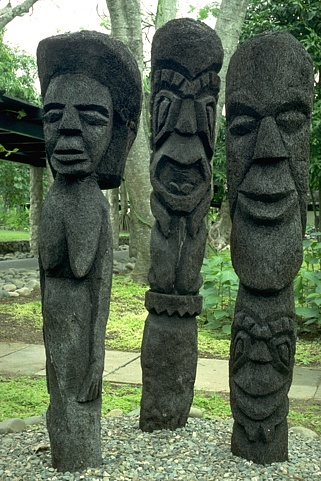
#> input picture test.jpg, 321 x 481 px
$ python TV-Smoothing.py test.jpg   (Python 2 division)
#> lines starting #> are read from the running program, lines starting #| are printed output that depends on the picture
#> further down, img is the input picture: shape (481, 321, 3); mean B, G, R 80.9, 102.6, 87.8
import numpy as np
from matplotlib import pyplot as plt
import cv2
import sys, getopt


def PimalDualSmoothMain(image):

    sigma = 0.5
    tow = 0.25
    alpha = 100000
    error_limit = 0.0025
    lamda = 1
    img = np.true_divide(np.double(image),255)
    p0,p1 = (np.zeros(img.shape) for i in range(2))
    evolve_mask = np.ones(img.shape)
    u = img
    error = 10

    while error > error_limit:
        LyU = np.roll(u,-1,axis=0) #Left translation w.r.t. the y-direction
        LxU = np.roll(u,-1,axis=1) #Left translation w.r.t. the x-direction

        grad_Ux = (LxU - u )
        grad_Uy = (LyU - u )

        p0 = p0 + (sigma*grad_Ux)
        p1 = p1 + (sigma*grad_Uy)

        p_abs = (p0**2 + p1**2)**(0.5)

        th = ((lamda*sigma*(sigma+2*alpha))/alpha)**(0.5)
        zero_cordinates = p_abs>th
        evolve_mask[zero_cordinates] = 0

        p0 = p0*evolve_mask
        p1 = p1*evolve_mask

        p0 = (p0*2*alpha)/(sigma + 2*alpha)
        p1 = (p1*2*alpha)/(sigma + 2*alpha)

        RxPx = np.roll(p0,1,axis=1)
        RyPy = np.roll(p1,1,axis=0)

        div_p = (p0-RxPx) + (p1-RyPy)

        prev_u = u

        u = u + tow*(div_p)

        u = (u + 2*tow*img)/(1+2*tow)

        theta = float(1)/((1+4*tow)**(0.5))

        tow = theta*tow
        sigma = sigma/theta

        error = (((np.abs(prev_u - u)).flatten()).sum())/(u.shape[0]*u.shape[1])
        u = u + (theta*(u-prev_u))
#> this loop made 416 passes
#> error on passes 1 to 3: 0.0418, 0.0346, 0.0224
#> pass 1, in PimalDualSmoothMain, `LyU = np.roll(u,-1,axis=0)`:
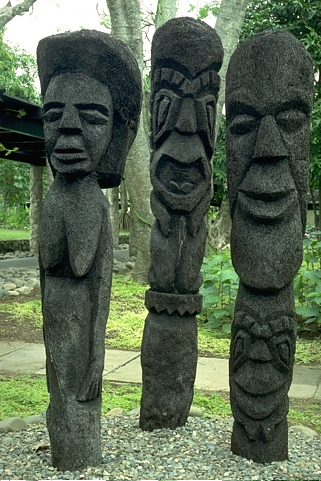
#> LyU: shape (481, 321, 3) float64; mean B, G, R 0.317, 0.402, 0.344
#> pass 1, in PimalDualSmoothMain, `LxU = np.roll(u,-1,axis=1)`:
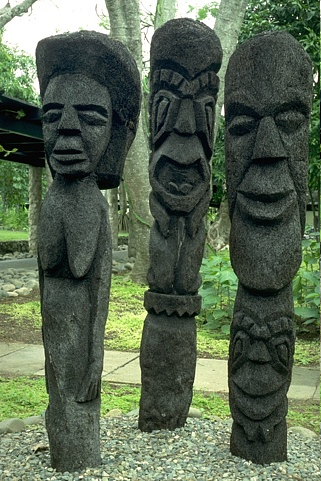
#> LxU: shape (481, 321, 3) float64; mean B, G, R 0.317, 0.402, 0.344
#> pass 1, in PimalDualSmoothMain, `grad_Uy = (LyU - u )`:
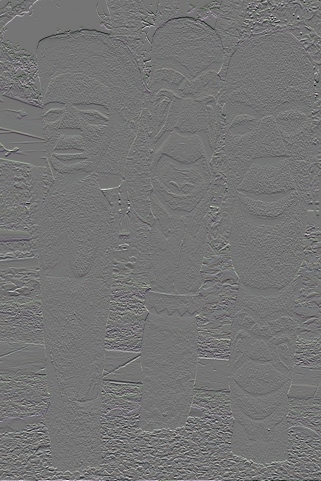
#> grad_Uy: shape (481, 321, 3) float64; mean B, G, R -2.13e-18, -1.2e-17, -1.44e-17; drawn with min black and max white
#> after the loop:
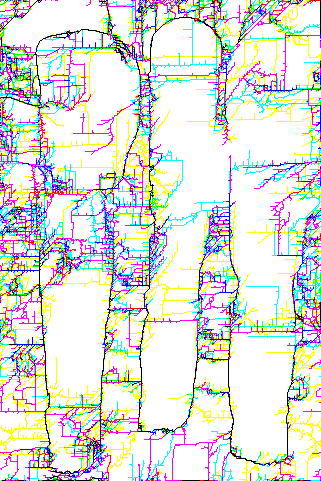
#> evolve_mask: shape (481, 321, 3) float64; mean B, G, R 0.872, 0.885, 0.884
#> after the loop:
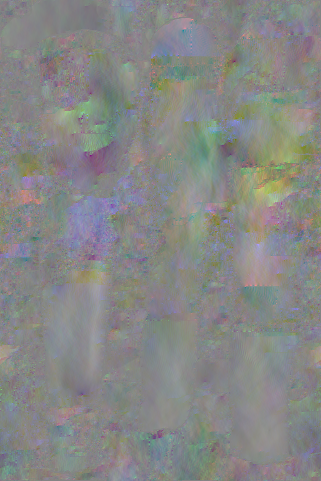
#> p0: shape (481, 321, 3) float64; mean B, G, R 0.117, 0.268, 0.15; drawn with min black and max white
#> after the loop:
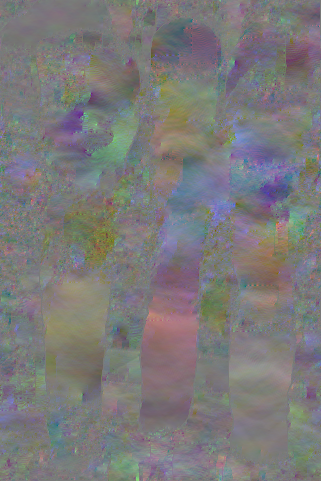
#> p1: shape (481, 321, 3) float64; mean B, G, R -0.0303, -0.0817, 0.0702; drawn with min black and max white
#> after the loop:
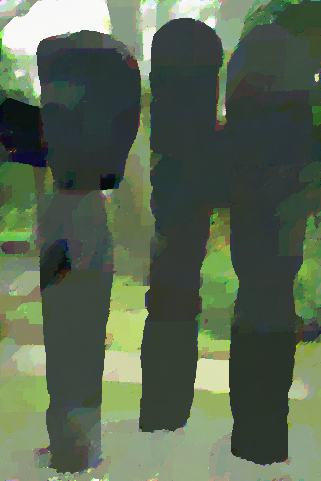
#> u: shape (481, 321, 3) float64; mean B, G, R 0.317, 0.402, 0.344; drawn with min black and max white
#> after the loop, sigma = 103.8; tow = 0.0012

    smoothed = (u*255).astype(np.uint8)

    return smoothed

if __name__ == '__main__':

    try:
      opts, args = getopt.getopt(sys.argv[1:],"hi:o:",["ifile="])
    except getopt.GetoptError:
      print 'TV-Smoothing.py <inputfile>'
      sys.exit(2)

    if len(args)==0 or len(args)>1:
      print 'usage: TV-Smoothing.py <inputfile>'
      sys.exit()

    inputfile = args[0]
    img = cv2.imread(inputfile)
    smoothed = PimalDualSmoothMain(img)
    cv2.imwrite("smoothed.png",smoothed)
